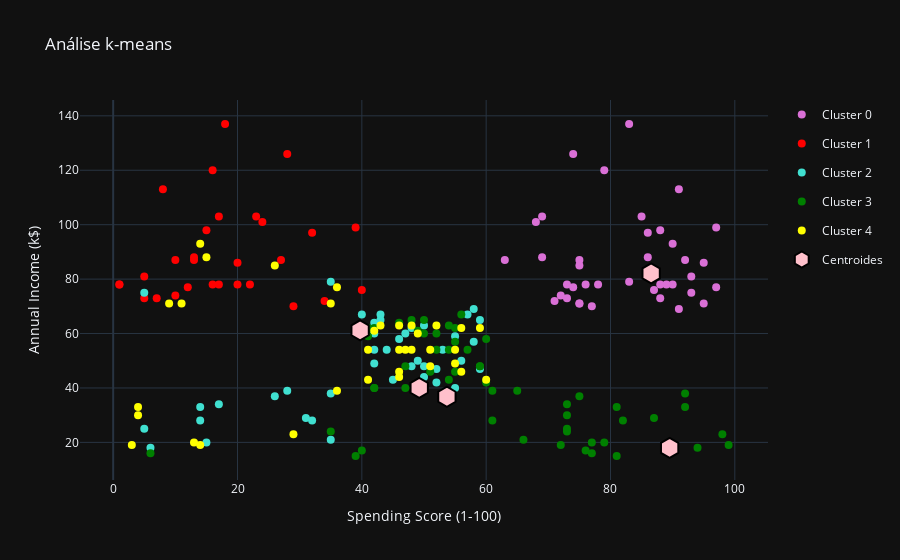

The notebook cell saved with this chart:
### Code cell
#Separando os itens para o gráfico:
centroides_pad = modelo_kmeans.cluster_centers_
ctr_orig = sd.inverse_transform(centroides_pad)

cost_colors = {0: 'orchid',
               1: 'red',
               2: 'turquoise',
               3: 'green',
               4: 'yellow'}

df['labels'] = modelo_kmeans.labels_
df['colors'] = df['labels'].map(cost_colors)
unique_clusters = sorted(df['labels'].unique())


#Plotando o gráfico
fig = go.Figure()
for i, cluster in enumerate(unique_clusters):
    df_clusters = df[df['labels'] == cluster]
    color_name = df_clusters['colors'].iloc[0]
    fig.add_traces(go.Scatter(x=df_clusters['Spending Score (1-100)'],
                   y= df_clusters['Annual Income (k$)'],
                              mode = 'markers',
                              name=f'Cluster {cluster.astype(str)}',
                              marker = dict(color = color_name,
                                            size=8)))
    centroide_x = ctr_orig[cluster, 2]
    centroide_y = ctr_orig[cluster, 1]
    fig.add_traces(go.Scatter(x=[centroide_y],
                              y=[centroide_x],
                              mode = 'markers',
                              name= 'Centroides',
                              legendgroup = 'Centroides',
                              showlegend = (i==4),

                              marker = dict(color = 'pink',
                                            size = 20,
                                            symbol = 'hexagon',
                                            line = dict(color = 'black', width = 2))))


fig.update_layout(title_text = 'Análise k-means',
                  xaxis_title = 'Spending Score (1-100)',
                  yaxis_title = 'Annual Income (k$)')
fig.show()

### Figure 1 — Plotly figure (JSON) as saved in the notebook; plotly's stock layout.template omitted (floating-point values rounded to 4 significant figures)
{"data": [{"marker": {"color": "orchid", "size": 8}, "mode": "markers", "name": "Cluster 0", "x": [91, 77, 95, 75, 75, 71, 88, 73, 72, 93, 87, 97, 74, 90, 88, 76, 89, 78, 73, 83, 93, 75, 95, 63, 75, 92, 86, 69, 90, 86, 88, 97, 68, 85, 69, 91, 79, 74, 83], "y": [69, 70, 71, 71, 71, 72, 73, 73, 74, 75, 76, 77, 77, 78, 78, 78, 78, 78, 78, 79, 81, 85, 86, 87, 87, 87, 88, 88, 93, 97, 98, 99, 101, 103, 103, 113, 120, 126, 137], "type": "scatter"}, {"legendgroup": "Centroides", "marker": {"color": "pink", "line": {"color": "black", "width": 2}, "size": 20, "symbol": "hexagon"}, "mode": "markers", "name": "Centroides", "showlegend": false, "x": [86.54], "y": [82.13], "type": "scatter"}, {"marker": {"color": "red", "size": 8}, "mode": "markers", "name": "Cluster 1", "x": [29, 34, 5, 7, 10, 40, 12, 22, 17, 20, 16, 1, 1, 5, 20, 27, 13, 10, 13, 32, 15, 39, 24, 17, 23, 8, 16, 28, 18], "y": [70, 72, 73, 73, 74, 76, 77, 78, 78, 78, 78, 78, 78, 81, 86, 87, 87, 87, 88, 97, 98, 99, 101, 103, 103, 113, 120, 126, 137], "type": "scatter"}, {"legendgroup": "Centroides", "marker": {"color": "pink", "line": {"color": "black", "width": 2}, "size": 20, "symbol": "hexagon"}, "mode": "markers", "name": "Centroides", "showlegend": false, "x": [89.52], "y": [18.0], "type": "scatter"}, {"marker": {"color": "turquoise", "size": 8}, "mode": "markers", "name": "Cluster 2", "x": [6, 15, 35, 5, 14, 32, 31, 14, 17, 26, 35, 28, 55, 52, 45, 50, 52, 59, 50, 48, 42, 49, 56, 53, 42, 44, 58, 46, 55, 40, 42, 47, 48, 50, 42, 43, 59, 43, 57, 40, 58, 5, 35], "y": [18, 20, 21, 25, 28, 28, 29, 33, 34, 37, 38, 39, 40, 42, 43, 44, 47, 47, 48, 48, 49, 50, 50, 54, 54, 54, 57, 58, 59, 60, 60, 60, 62, 63, 64, 65, 65, 67, 67, 67, 69, 75, 79], "type": "scatter"}, {"legendgroup": "Centroides", "marker": {"color": "pink", "line": {"color": "black", "width": 2}, "size": 20, "symbol": "hexagon"}, "mode": "markers", "name": "Centroides", "showlegend": false, "x": [49.23], "y": [40.07], "type": "scatter"}, {"marker": {"color": "green", "size": 8}, "mode": "markers", "name": "Cluster 3", "x": [39, 81, 6, 77, 40, 76, 94, 72, 99, 77, 79, 66, 98, 35, 73, 73, 82, 61, 87, 73, 92, 81, 73, 75, 92, 61, 65, 47, 42, 42, 60, 54, 51, 55, 59, 59, 47, 54, 52, 57, 55, 60, 41, 52, 50, 49, 41, 55, 42, 54, 46, 48, 50, 56], "y": [15, 15, 16, 16, 17, 17, 18, 19, 19, 20, 20, 21, 23, 24, 24, 25, 28, 28, 29, 30, 33, 33, 34, 37, 38, 39, 39, 40, 40, 40, 42, 43, 46, 46, 48, 48, 48, 54, 54, 54, 57, 58, 59, 60, 60, 61, 62, 62, 62, 63, 64, 65, 65, 67], "type": "scatter"}, {"legendgroup": "Centroides", "marker": {"color": "pink", "line": {"color": "black", "width": 2}, "size": 20, "symbol": "hexagon"}, "mode": "markers", "name": "Centroides", "showlegend": false, "x": [39.72], "y": [61.2], "type": "scatter"}, {"marker": {"color": "yellow", "size": 8}, "mode": "markers", "name": "Cluster 4", "x": [3, 14, 13, 29, 4, 4, 36, 60, 41, 46, 46, 56, 51, 55, 47, 48, 51, 55, 41, 46, 49, 42, 59, 56, 46, 43, 48, 52, 35, 11, 9, 36, 26, 15, 14], "y": [19, 19, 20, 23, 30, 33, 39, 43, 43, 44, 46, 46, 48, 49, 54, 54, 54, 54, 54, 54, 60, 61, 62, 62, 63, 63, 63, 63, 71, 71, 71, 77, 85, 88, 93], "type": "scatter"}, {"legendgroup": "Centroides", "marker": {"color": "pink", "line": {"color": "black", "width": 2}, "size": 20, "symbol": "hexagon"}, "mode": "markers", "name": "Centroides", "showlegend": true, "x": [53.69], "y": [36.77], "type": "scatter"}], "layout": {"title": {"text": "Análise k-means"}, "xaxis": {"title": {"text": "Spending Score (1-100)"}}, "yaxis": {"title": {"text": "Annual Income (k$)"}}}}
